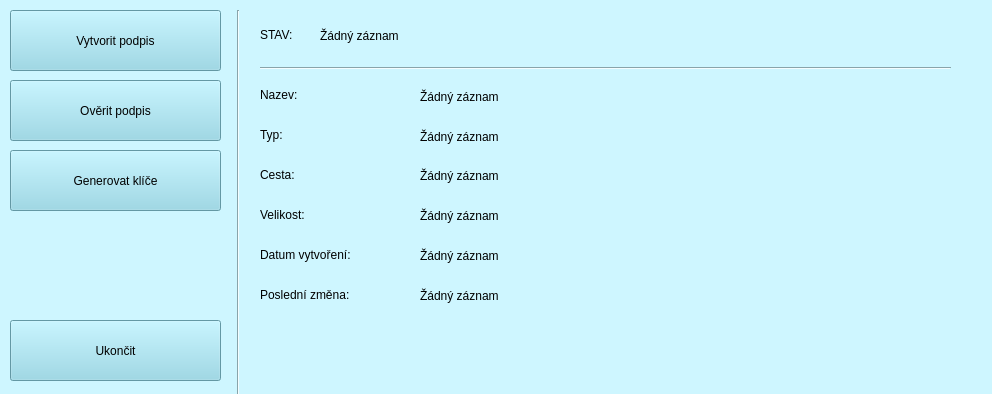
<?xml version="1.0" encoding="UTF-8"?>
<ui version="4.0">
 <class>MainWindow</class>
 <widget class="QMainWindow" name="MainWindow">
  <property name="geometry">
   <rect>
    <x>0</x>
    <y>0</y>
    <width>992</width>
    <height>394</height>
   </rect>
  </property>
  <property name="windowTitle">
   <string>Elektronický podpis</string>
  </property>
  <property name="styleSheet">
   <string notr="true">background-color: rgb(206, 246, 255);</string>
  </property>
  <widget class="QWidget" name="centralwidget">
   <widget class="QPushButton" name="otevriButton">
    <property name="geometry">
     <rect>
      <x>10</x>
      <y>10</y>
      <width>211</width>
      <height>61</height>
     </rect>
    </property>
    <property name="styleSheet">
     <string notr="true">background-color: rgb(140, 213, 230);</string>
    </property>
    <property name="text">
     <string>Vytvorit podpis</string>
    </property>
   </widget>
   <widget class="QPushButton" name="ulozButton">
    <property name="geometry">
     <rect>
      <x>10</x>
      <y>80</y>
      <width>211</width>
      <height>61</height>
     </rect>
    </property>
    <property name="styleSheet">
     <string notr="true">background-color: rgb(140, 213, 230);</string>
    </property>
    <property name="text">
     <string>Ověrit podpis</string>
    </property>
   </widget>
   <widget class="Line" name="line">
    <property name="geometry">
     <rect>
      <x>230</x>
      <y>10</y>
      <width>16</width>
      <height>441</height>
     </rect>
    </property>
    <property name="orientation">
     <enum>Qt::Vertical</enum>
    </property>
   </widget>
   <widget class="QLabel" name="NazevText">
    <property name="geometry">
     <rect>
      <x>260</x>
      <y>85</y>
      <width>71</width>
      <height>20</height>
     </rect>
    </property>
    <property name="text">
     <string>Nazev:</string>
    </property>
   </widget>
   <widget class="QLabel" name="TypText">
    <property name="geometry">
     <rect>
      <x>260</x>
      <y>125</y>
      <width>71</width>
      <height>20</height>
     </rect>
    </property>
    <property name="text">
     <string>Typ:</string>
    </property>
   </widget>
   <widget class="QLabel" name="CestaText">
    <property name="geometry">
     <rect>
      <x>260</x>
      <y>165</y>
      <width>61</width>
      <height>20</height>
     </rect>
    </property>
    <property name="text">
     <string>Cesta:</string>
    </property>
   </widget>
   <widget class="QLabel" name="VelikostText">
    <property name="geometry">
     <rect>
      <x>260</x>
      <y>205</y>
      <width>71</width>
      <height>20</height>
     </rect>
    </property>
    <property name="text">
     <string>Velikost:</string>
    </property>
   </widget>
   <widget class="QLabel" name="Nazev">
    <property name="geometry">
     <rect>
      <x>420</x>
      <y>81</y>
      <width>531</width>
      <height>31</height>
     </rect>
    </property>
    <property name="styleSheet">
     <string notr="true"/>
    </property>
    <property name="text">
     <string>Žádný záznam</string>
    </property>
   </widget>
   <widget class="QLabel" name="Typ">
    <property name="geometry">
     <rect>
      <x>420</x>
      <y>127</y>
      <width>531</width>
      <height>19</height>
     </rect>
    </property>
    <property name="text">
     <string>Žádný záznam</string>
    </property>
   </widget>
   <widget class="QLabel" name="Cesta">
    <property name="geometry">
     <rect>
      <x>420</x>
      <y>160</y>
      <width>541</width>
      <height>31</height>
     </rect>
    </property>
    <property name="text">
     <string>Žádný záznam</string>
    </property>
   </widget>
   <widget class="QLabel" name="Velikost">
    <property name="geometry">
     <rect>
      <x>420</x>
      <y>200</y>
      <width>551</width>
      <height>31</height>
     </rect>
    </property>
    <property name="text">
     <string>Žádný záznam</string>
    </property>
   </widget>
   <widget class="QPushButton" name="generovat">
    <property name="geometry">
     <rect>
      <x>10</x>
      <y>150</y>
      <width>211</width>
      <height>61</height>
     </rect>
    </property>
    <property name="styleSheet">
     <string notr="true">background-color: rgb(140, 213, 230);</string>
    </property>
    <property name="text">
     <string>Generovat klíče</string>
    </property>
   </widget>
   <widget class="QLabel" name="DatumText">
    <property name="geometry">
     <rect>
      <x>260</x>
      <y>245</y>
      <width>131</width>
      <height>20</height>
     </rect>
    </property>
    <property name="text">
     <string>Datum vytvoření:</string>
    </property>
   </widget>
   <widget class="QLabel" name="Datum">
    <property name="geometry">
     <rect>
      <x>420</x>
      <y>240</y>
      <width>551</width>
      <height>31</height>
     </rect>
    </property>
    <property name="text">
     <string>Žádný záznam</string>
    </property>
   </widget>
   <widget class="QLabel" name="DatumText_2">
    <property name="geometry">
     <rect>
      <x>260</x>
      <y>285</y>
      <width>131</width>
      <height>20</height>
     </rect>
    </property>
    <property name="text">
     <string>Poslední změna:</string>
    </property>
   </widget>
   <widget class="QLabel" name="Zmena">
    <property name="geometry">
     <rect>
      <x>420</x>
      <y>280</y>
      <width>541</width>
      <height>31</height>
     </rect>
    </property>
    <property name="text">
     <string>Žádný záznam</string>
    </property>
   </widget>
   <widget class="QLabel" name="StavText">
    <property name="geometry">
     <rect>
      <x>260</x>
      <y>25</y>
      <width>61</width>
      <height>20</height>
     </rect>
    </property>
    <property name="text">
     <string>STAV:</string>
    </property>
   </widget>
   <widget class="QLabel" name="Stav">
    <property name="geometry">
     <rect>
      <x>320</x>
      <y>20</y>
      <width>621</width>
      <height>31</height>
     </rect>
    </property>
    <property name="text">
     <string>Žádný záznam</string>
    </property>
   </widget>
   <widget class="Line" name="line_2">
    <property name="geometry">
     <rect>
      <x>260</x>
      <y>60</y>
      <width>691</width>
      <height>16</height>
     </rect>
    </property>
    <property name="orientation">
     <enum>Qt::Horizontal</enum>
    </property>
   </widget>
   <widget class="QPushButton" name="Konec">
    <property name="geometry">
     <rect>
      <x>10</x>
      <y>320</y>
      <width>211</width>
      <height>61</height>
     </rect>
    </property>
    <property name="styleSheet">
     <string notr="true">background-color: rgb(140, 213, 230);</string>
    </property>
    <property name="text">
     <string>Ukončit</string>
    </property>
   </widget>
  </widget>
 </widget>
 <resources/>
 <connections/>
</ui>
